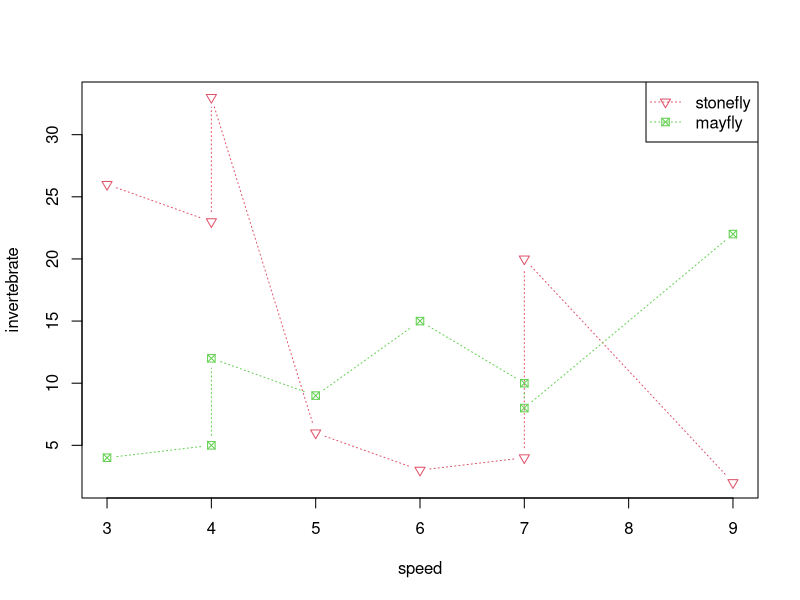

Write the R code that produced this figure.
matplot
sfly<-c(26,23,33,6,3,4,20,2)
mfly<-c(4,5,12,9,15,10,8,22)
speed<-c(3,4,4,5,6,7,7,9)
ivert<-cbind(sfly,mfly)
dim(ivert)
spd<-cbind(speed)
spd
dim(spd)
ivert
matplot(spd,ivert,type = 'b',pch=6:8,col=2:3,lty=3:3,xlab='speed',ylab = 'invertebrate')
legend (x='topright',legend=c('stonefly','mayfly'),col=2:3,pch = 6:8,lty = 3:3)
